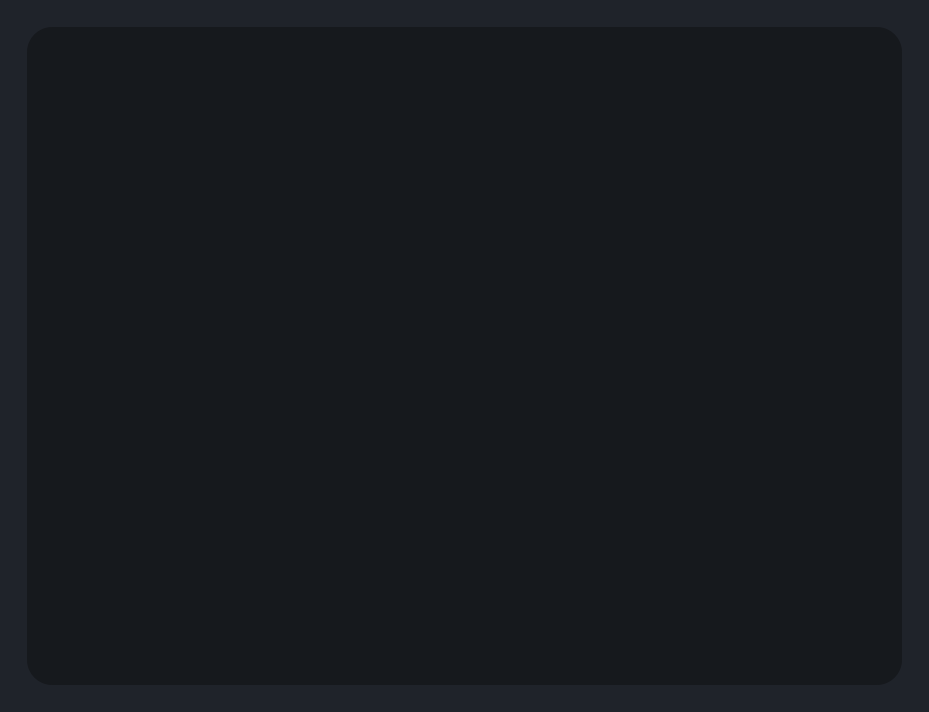
<?xml version="1.0" encoding="UTF-8"?>
<ui version="4.0">
 <class>MainWindow</class>
 <widget class="QMainWindow" name="MainWindow">
  <property name="geometry">
   <rect>
    <x>0</x>
    <y>0</y>
    <width>929</width>
    <height>712</height>
   </rect>
  </property>
  <property name="windowTitle">
   <string>MainWindow</string>
  </property>
  <property name="styleSheet">
   <string notr="true">

QMainWindow {
   color:black;
   background-color:black;
border:1px;
}
QLabel{
	color: #fff;
}
QLineEdit{
color: #fff;
}
#centralwidget{
	background-color:#1f232a;
}
#leftMenuSubContainer{
	background-color:#16191d;
   border-radius: 30px;
}
#bottomMenuSubContainer{
	background-color:#2c313c;
   border-radius: 30px;
}

QProgressBar{
    background-color:#2c313c;
	border-radius: 10px;

}
 QProgressBar::chunk {
     background-color:white;
	text-align:left;
	border-radius: 10px;
	
 }
QStackedWidget{
	background-color:#16191d;
	text-align:left;
	padding:5px 10px;
	border-radius: 25px;
}
QPlainTextEdit{
    background-color:#2c313c;
	border-radius: 30px;

}
QPushButton{
    background-color:#2c313c;
	text-align:left;
	padding:5px 10px;
	border-radius: 10px;
    color: #fff;
}
QPushButton:checked{
	background-color:#676e7b;
}
QPushButton:hover{
	background-color:#343b47;
}

QCheckBox{
color:#fff;
background-color:#fff;
}
</string>
  </property>
  <widget class="QWidget" name="centralwidget">
   <layout class="QGridLayout" name="gridLayout">
    <item row="0" column="0">
     <widget class="QWidget" name="centralWidget" native="true">
      <property name="minimumSize">
       <size>
        <width>0</width>
        <height>0</height>
       </size>
      </property>
      <layout class="QVBoxLayout" name="verticalLayout_2">
       <item>
        <widget class="QWidget" name="mainWindowContainer" native="true">
         <property name="sizePolicy">
          <sizepolicy hsizetype="MinimumExpanding" vsizetype="MinimumExpanding">
           <horstretch>0</horstretch>
           <verstretch>0</verstretch>
          </sizepolicy>
         </property>
         <property name="minimumSize">
          <size>
           <width>0</width>
           <height>0</height>
          </size>
         </property>
         <layout class="QHBoxLayout" name="horizontalLayout_3">
          <item>
           <widget class="QStackedWidget" name="stackedWidget">
            <property name="styleSheet">
             <string notr="true"/>
            </property>
            <widget class="QWidget" name="homePage">
             <property name="styleSheet">
              <string notr="true">QWidget{
background-color:#16191d

}
QPushButton{
    background-color:#2c313c;
	text-align:left;
	padding:5px 10px;
	border-radius: 10px;
    color: #fff;
}
QPushButton:checked{
	background-color:#676e7b;
}
QPushButton:hover{
	background-color:#343b47;
}
QPushButton::toolTip{
background-color:#676e7b;
}</string>
             </property>
             <layout class="QGridLayout" name="gridLayout_2"/>
            </widget>
            <widget class="QWidget" name="morePage">
             <property name="styleSheet">
              <string notr="true">QWidget{
background-color:#16191d

}</string>
             </property>
             <layout class="QGridLayout" name="gridLayout_6"/>
            </widget>
            <widget class="QWidget" name="mainPage">
             <property name="styleSheet">
              <string notr="true">QWidget{
background-color:#16191d

}
QLineEdit{
background-color:#2c313c;
border-radius: 10px;
}

QTextEdit{
background-color:#2c313c;
border-radius: 10px;
padding:5px 10px;
}

QPushButton{
    background-color:#2c313c;
	text-align:left;
	padding:5px 10px;
	border-radius: 10px;
}
QPushButton:checked{
	background-color:#676e7b;
}
QPushButton:hover{
	background-color:#343b47;
}

QComboBox{
background-color:#2c313c;
	text-align:left;
	padding:5px 10px;
	border-radius: 10px;
color:white;
}

QProgressBar{
    background-color:#2c313c;
	border-radius: 10px;

}
 QProgressBar::chunk {
     background-color:white;
	text-align:left;
	border-radius: 10px;
	
 }
QCheckBox::indicator{
border : 1px solid white;
border-radius: 2px;
}
QCheckBox::indicator::checked{
background-color:white;
}
QDoubleSpinBox{
	background-color:#2c313c;
	padding:5px 10px;
	border-radius: 10px;
	color:white;
}
QDoubleSpinBox::up-arrow {
       
		image: url(:/icons/icons/arrow-up.svg); 
    }
QDoubleSpinBox::down-arrow {

        image: url(:/icons/icons/arrow-down.svg); 
		
    }
QDoubleSpinBox::up-button {
        width: 20px;
        height: 15px;
    }
QDoubleSpinBox::down-button {
        width: 20px;
        height: 15px;
    }
</string>
             </property>
             <layout class="QGridLayout" name="gridLayout_3">
              <item row="0" column="0">
               <widget class="QWidget" name="processContainer" native="true">
                <property name="maximumSize">
                 <size>
                  <width>16000</width>
                  <height>16777215</height>
                 </size>
                </property>
                <property name="styleSheet">
                 <string notr="true">*:disabled{
 
	color:gray;
}</string>
                </property>
                <layout class="QVBoxLayout" name="verticalLayout_7">
                 <item>
                  <widget class="QScrollArea" name="scrollArea_2">
                   <property name="minimumSize">
                    <size>
                     <width>0</width>
                     <height>0</height>
                    </size>
                   </property>
                   <property name="widgetResizable">
                    <bool>true</bool>
                   </property>
                   <widget class="QWidget" name="scrollAreaWidgetContents_2">
                    <property name="geometry">
                     <rect>
                      <x>0</x>
                      <y>0</y>
                      <width>817</width>
                      <height>512</height>
                     </rect>
                    </property>
                    <layout class="QGridLayout" name="gridLayout_4">
                     <item row="0" column="0">
                      <widget class="QWidget" name="processSettingsContainer" native="true">
                       <layout class="QVBoxLayout" name="verticalLayout_17">
                        <property name="spacing">
                         <number>0</number>
                        </property>
                        <property name="leftMargin">
                         <number>0</number>
                        </property>
                        <property name="topMargin">
                         <number>0</number>
                        </property>
                        <property name="rightMargin">
                         <number>0</number>
                        </property>
                        <property name="bottomMargin">
                         <number>0</number>
                        </property>
                        <item>
                         <widget class="QWidget" name="inputFileContainer" native="true">
                          <layout class="QHBoxLayout" name="horizontalLayout_4">
                           <item>
                            <widget class="QLineEdit" name="inputFileText">
                             <property name="minimumSize">
                              <size>
                               <width>0</width>
                               <height>30</height>
                              </size>
                             </property>
                             <property name="maximumSize">
                              <size>
                               <width>16777215</width>
                               <height>30</height>
                              </size>
                             </property>
                             <property name="text">
                              <string/>
                             </property>
                             <property name="readOnly">
                              <bool>false</bool>
                             </property>
                             <property name="placeholderText">
                              <string>Paste YouTube link here</string>
                             </property>
                            </widget>
                           </item>
                           <item>
                            <widget class="QPushButton" name="getDataButton">
                             <property name="minimumSize">
                              <size>
                               <width>0</width>
                               <height>30</height>
                              </size>
                             </property>
                             <property name="maximumSize">
                              <size>
                               <width>16777215</width>
                               <height>30</height>
                              </size>
                             </property>
                             <property name="font">
                              <font>
                               <pointsize>15</pointsize>
                              </font>
                             </property>
                             <property name="styleSheet">
                              <string notr="true"/>
                             </property>
                             <property name="text">
                              <string>Get Data</string>
                             </property>
                            </widget>
                           </item>
                          </layout>
                         </widget>
                        </item>
                        <item>
                         <widget class="QWidget" name="outputFileContainer" native="true">
                          <layout class="QHBoxLayout" name="horizontalLayout_5">
                           <item>
                            <widget class="QPushButton" name="outputFileSelectButton">
                             <property name="enabled">
                              <bool>false</bool>
                             </property>
                             <property name="minimumSize">
                              <size>
                               <width>0</width>
                               <height>30</height>
                              </size>
                             </property>
                             <property name="maximumSize">
                              <size>
                               <width>16777215</width>
                               <height>30</height>
                              </size>
                             </property>
                             <property name="font">
                              <font>
                               <pointsize>15</pointsize>
                              </font>
                             </property>
                             <property name="styleSheet">
                              <string notr="true"/>
                             </property>
                             <property name="text">
                              <string>Select Output Folder</string>
                             </property>
                            </widget>
                           </item>
                           <item>
                            <widget class="QLineEdit" name="outputFileText">
                             <property name="enabled">
                              <bool>false</bool>
                             </property>
                             <property name="minimumSize">
                              <size>
                               <width>0</width>
                               <height>30</height>
                              </size>
                             </property>
                             <property name="maximumSize">
                              <size>
                               <width>16777215</width>
                               <height>30</height>
                              </size>
                             </property>
                            </widget>
                           </item>
                          </layout>
                         </widget>
                        </item>
                        <item>
                         <widget class="QWidget" name="widget_3" native="true">
                          <layout class="QHBoxLayout" name="horizontalLayout_11">
                           <item>
                            <widget class="QLabel" name="label_12">
                             <property name="font">
                              <font>
                               <pointsize>15</pointsize>
                              </font>
                             </property>
                             <property name="text">
                              <string>Format</string>
                             </property>
                            </widget>
                           </item>
                           <item>
                            <widget class="QComboBox" name="mediaTypeComboBox">
                             <property name="sizePolicy">
                              <sizepolicy hsizetype="Expanding" vsizetype="Fixed">
                               <horstretch>0</horstretch>
                               <verstretch>0</verstretch>
                              </sizepolicy>
                             </property>
                             <property name="minimumSize">
                              <size>
                               <width>0</width>
                               <height>0</height>
                              </size>
                             </property>
                             <property name="maximumSize">
                              <size>
                               <width>16777215</width>
                               <height>30</height>
                              </size>
                             </property>
                             <item>
                              <property name="text">
                               <string>Video</string>
                              </property>
                             </item>
                             <item>
                              <property name="text">
                               <string>Audio</string>
                              </property>
                             </item>
                            </widget>
                           </item>
                          </layout>
                         </widget>
                        </item>
                        <item>
                         <widget class="QWidget" name="widget" native="true">
                          <layout class="QHBoxLayout" name="horizontalLayout">
                           <item>
                            <widget class="QLabel" name="label_7">
                             <property name="font">
                              <font>
                               <pointsize>15</pointsize>
                              </font>
                             </property>
                             <property name="text">
                              <string>Resolution</string>
                             </property>
                            </widget>
                           </item>
                           <item>
                            <widget class="QComboBox" name="resolutionComboBox">
                             <property name="sizePolicy">
                              <sizepolicy hsizetype="Expanding" vsizetype="Fixed">
                               <horstretch>0</horstretch>
                               <verstretch>0</verstretch>
                              </sizepolicy>
                             </property>
                             <property name="minimumSize">
                              <size>
                               <width>250</width>
                               <height>0</height>
                              </size>
                             </property>
                             <property name="maximumSize">
                              <size>
                               <width>16777215</width>
                               <height>30</height>
                              </size>
                             </property>
                            </widget>
                           </item>
                          </layout>
                         </widget>
                        </item>
                       </layout>
                      </widget>
                     </item>
                    </layout>
                   </widget>
                  </widget>
                 </item>
                 <item>
                  <widget class="QWidget" name="widget_2" native="true">
                   <property name="sizePolicy">
                    <sizepolicy hsizetype="Preferred" vsizetype="Maximum">
                     <horstretch>0</horstretch>
                     <verstretch>0</verstretch>
                    </sizepolicy>
                   </property>
                   <property name="maximumSize">
                    <size>
                     <width>16777215</width>
                     <height>250</height>
                    </size>
                   </property>
                   <layout class="QVBoxLayout" name="verticalLayout_13"/>
                  </widget>
                 </item>
                 <item>
                  <widget class="QWidget" name="bottomMenuSubContainer" native="true">
                   <property name="minimumSize">
                    <size>
                     <width>0</width>
                     <height>0</height>
                    </size>
                   </property>
                   <property name="styleSheet">
                    <string notr="true">#bottomMenuSubContainer{
background-color:#1f232a
}
#progressBar{
background-color:#343b47
}
#startRenderButton{
background-color:#343b47
}
#startRenderButton:hover{
background-color:#676e7b
}</string>
                   </property>
                   <layout class="QHBoxLayout" name="horizontalLayout_2">
                    <item>
                     <widget class="QPushButton" name="startDownloadButton">
                      <property name="enabled">
                       <bool>true</bool>
                      </property>
                      <property name="maximumSize">
                       <size>
                        <width>59</width>
                        <height>16777215</height>
                       </size>
                      </property>
                      <property name="styleSheet">
                       <string notr="true"/>
                      </property>
                      <property name="text">
                       <string/>
                      </property>
                      <property name="icon">
                       <iconset resource="resources.qrc">
                        <normaloff>:/icons/icons/arrow-down-circle.svg</normaloff>:/icons/icons/arrow-down-circle.svg</iconset>
                      </property>
                      <property name="iconSize">
                       <size>
                        <width>55</width>
                        <height>40</height>
                       </size>
                      </property>
                      <property name="checkable">
                       <bool>true</bool>
                      </property>
                      <property name="checked">
                       <bool>false</bool>
                      </property>
                     </widget>
                    </item>
                    <item>
                     <widget class="QProgressBar" name="progressBar">
                      <property name="sizePolicy">
                       <sizepolicy hsizetype="Expanding" vsizetype="Fixed">
                        <horstretch>0</horstretch>
                        <verstretch>0</verstretch>
                       </sizepolicy>
                      </property>
                      <property name="value">
                       <number>0</number>
                      </property>
                      <property name="textVisible">
                       <bool>false</bool>
                      </property>
                     </widget>
                    </item>
                   </layout>
                  </widget>
                 </item>
                </layout>
               </widget>
              </item>
             </layout>
            </widget>
            <widget class="QWidget" name="settingsPage">
             <property name="styleSheet">
              <string notr="true">QWidget{
background-color:#16191d

}
QLineEdit{
background-color:#2c313c;
border-radius: 10px;
}

QTextEdit{
background-color:#2c313c;
border-radius: 10px;
padding:5px 10px;
}

QPushButton{
    background-color:#2c313c;
	text-align:left;
	padding:5px 10px;
	border-radius: 10px;
}
QPushButton:checked{
	background-color:#676e7b;
}
QPushButton:hover{
	background-color:#343b47;
}

QComboBox{
background-color:#2c313c;
	text-align:left;
	padding:5px 10px;
	border-radius: 10px;
color:white;
}

QProgressBar{
    background-color:#2c313c;
	border-radius: 10px;

}
 QProgressBar::chunk {
     background-color:white;
	text-align:left;
	border-radius: 10px;
	
 }
QCheckBox::indicator{
border : 1px solid white;
border-radius: 2px;
}
QCheckBox::indicator::checked{
background-color:white;
}

Line{
color:white;
background-color:white;
}
QDoubleSpinBox{
	background-color:#2c313c;
	padding:5px 10px;
	border-radius: 10px;
	color:white;
}
QDoubleSpinBox::up-arrow {
       
		image: url(:/icons/icons/arrow-up.svg); 
    }
QDoubleSpinBox::down-arrow {

        image: url(:/icons/icons/arrow-down.svg); 
		
    }
QDoubleSpinBox::up-button {
        width: 20px;
        height: 15px;
    }
QDoubleSpinBox::down-button {
        width: 20px;
        height: 15px;
    }
</string>
             </property>
             <layout class="QVBoxLayout" name="verticalLayout_14"/>
            </widget>
           </widget>
          </item>
         </layout>
        </widget>
       </item>
      </layout>
     </widget>
    </item>
   </layout>
  </widget>
 </widget>
 <resources>
  <include location="resources.qrc"/>
 </resources>
 <connections/>
</ui>
